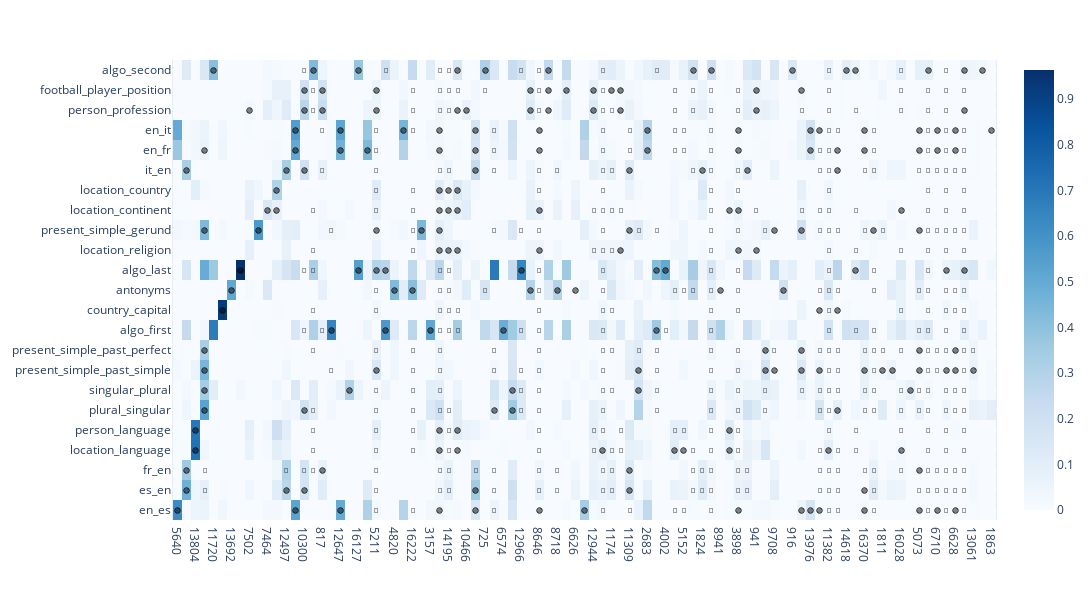

This figure's notebook cell:
### Code cell
import plotly.express as px
import pandas as pd
import numpy as np

normalized_losses = {}

drop_features = []
drop_ids = [features.index(feature) for feature in drop_features]

features_dropped = [feature for feature in features if feature not in drop_features]

for task_name, losses in task_losses_positive.items():
    base_loss = losses[1]
    losses = losses[0]
    losses = np.array(losses)
    losses = np.delete(losses, drop_ids)

    losses = np.minimum(losses, base_loss)

    losses = (base_loss - losses) / base_loss
    
    max_loss = np.max(losses)
    min_loss = np.min(losses)

    # losses = (losses - min_loss) / (max_loss - min_loss)

    # losses = losses / max_loss

    # losses[losses < 0.2] = 0.0
    # losses[losses > 1.0] = 1.0

    # losses = np.clip(losses, 0.2, 1.0)
    
    # mean_loss = np.mean(losses - base_loss)

    # base_acc = losses[1][1]

    # accs = [base_acc - loss[1] for loss in losses[0]]
    normalized_losses[task_name] = losses


heatmap = np.zeros((len(task_names), len(features_dropped)))

for i, task_name in enumerate(task_names):
    for j, feature in enumerate(features_dropped):
        heatmap[i, j] = normalized_losses[task_name][j]

def make_heatmap():
    normalized_losses = {}

    drop_features = []
    drop_ids = [features.index(feature) for feature in drop_features]

    features_dropped = [feature for feature in features if feature not in drop_features]

    for task_name, losses in task_losses_positive.items():
        base_loss = losses[1]
        losses = losses[0]
        losses = np.array(losses)
        losses = np.delete(losses, drop_ids)

        losses = np.minimum(losses, base_loss)

        losses = (base_loss - losses) / base_loss
        
        max_loss = np.max(losses)
        # min_loss = np.min(losses)

        losses = losses / max_loss

        losses[losses < 0.2] = 0.0
        losses[losses > 1.0] = 1.0
        
        # mean_loss = np.mean(losses - base_loss)

        # base_acc = losses[1][1]

        # accs = [base_acc - loss[1] for loss in losses[0]]
        normalized_losses[task_name] = losses


    heatmap = np.zeros((len(task_names), len(features_dropped)))

    for i, task_name in enumerate(task_names):
        for j, feature in enumerate(features_dropped):
            heatmap[i, j] = normalized_losses[task_name][j]

    return heatmap


# heatmap /= np.mean(heatmap, axis=0, keepdims=True)



# heatmap = np.where(heatmap > 0, np.log(heatmap), -10)
# heatmap[np.isnan(heatmap)] = np.min(heatmap[np.isfinite(heatmap)])
# heatmap[np.isinf(heatmap)] = np.max(heatmap[np.isfinite(heatmap)])

# heatmap = np.log(1 + heatmap * 40)

# heatmap = np.clip(heatmap, -5, 5)

# avg_heatmap = np.sum(heatmap != 1, axis=0)

max_features = 100

sort_map = make_heatmap()
# sort_map = heatmap

avg_heatmap  = np.max(sort_map, axis=0)

sorted_idx = np.argsort(-avg_heatmap)

heatmap = heatmap[:, sorted_idx]

sort_map = sort_map[:, sorted_idx]

# min_heatmap = np.min(heatmap, axis=1)   

min_pos = np.argmax(sort_map, axis=1)

y_sorted_idx = np.argsort(min_pos)

heatmap = heatmap[y_sorted_idx]


heatmap = np.flip(heatmap, axis=0)

fig = px.imshow(heatmap[:, :max_features], x=[str(features_dropped[x]) for x in sorted_idx][:max_features], y=[task_names[x] for x in y_sorted_idx][::-1], width=2000, height=600, aspect="auto", color_continuous_scale="Blues")

def make_filp_mask():
    heatmap = np.zeros((len(task_names), len(features)))
    feat_to_idx = {feat: i for i, feat in enumerate(features)}


    for i, task_name in enumerate(task_names):
        feats = tv_features[task_name]
        for feat in feats:
            if feat in feat_to_idx:
                heatmap[i, feat_to_idx[feat]] = 2


        feats = task_features[task_name]
        for feat in feats:
            if feat in feat_to_idx:
                heatmap[i, feat_to_idx[feat]] = 1

    heatmap = heatmap[y_sorted_idx]
    heatmap = heatmap[:, sorted_idx]

    return heatmap

filp_mask = make_filp_mask()


filp_mask = np.flip(filp_mask, axis=0)[:, :max_features]

annotation_style = dict(
    showarrow=False,
    font=dict(color="black", size=7),
    xanchor="center",
    yanchor="middle"
)

special_cells = {
    tuple(x): ["🟢"] for x in np.argwhere(filp_mask == 1)
}

special_cells.update({
    tuple(x): ["🔴"] for x in np.argwhere(filp_mask == 2)
})

# special_cells.update({
#     tuple(x): ["✔", "*"] for x in np.argwhere(filp_mask == 3)
# })

annotations = [
    {**annotation_style, **dict(x=cell[1], y=cell[0], text=icon, xshift=0, yshift=0 - i * 6)}
    for cell, icons in special_cells.items()
    for i, icon in enumerate(icons)
]
fig.update_layout(annotations=annotations)

fig.show()
